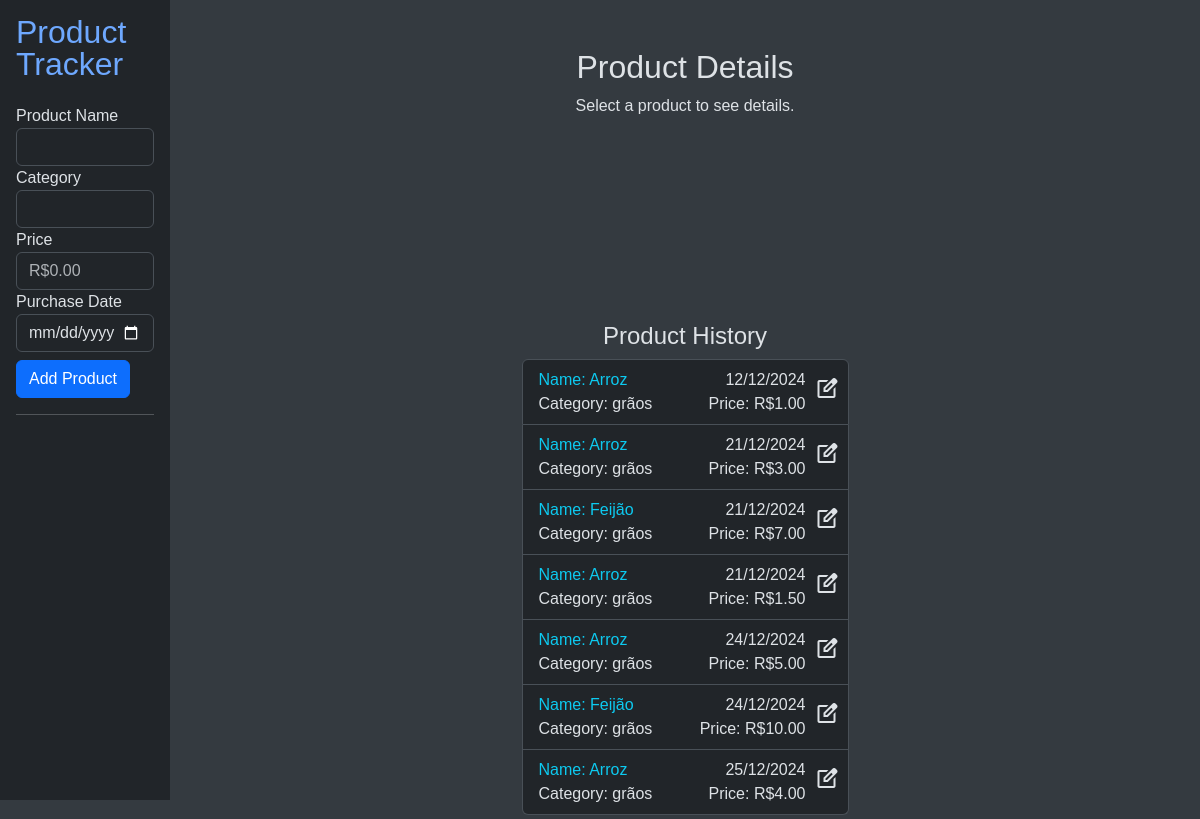
Before: / with the older database file.
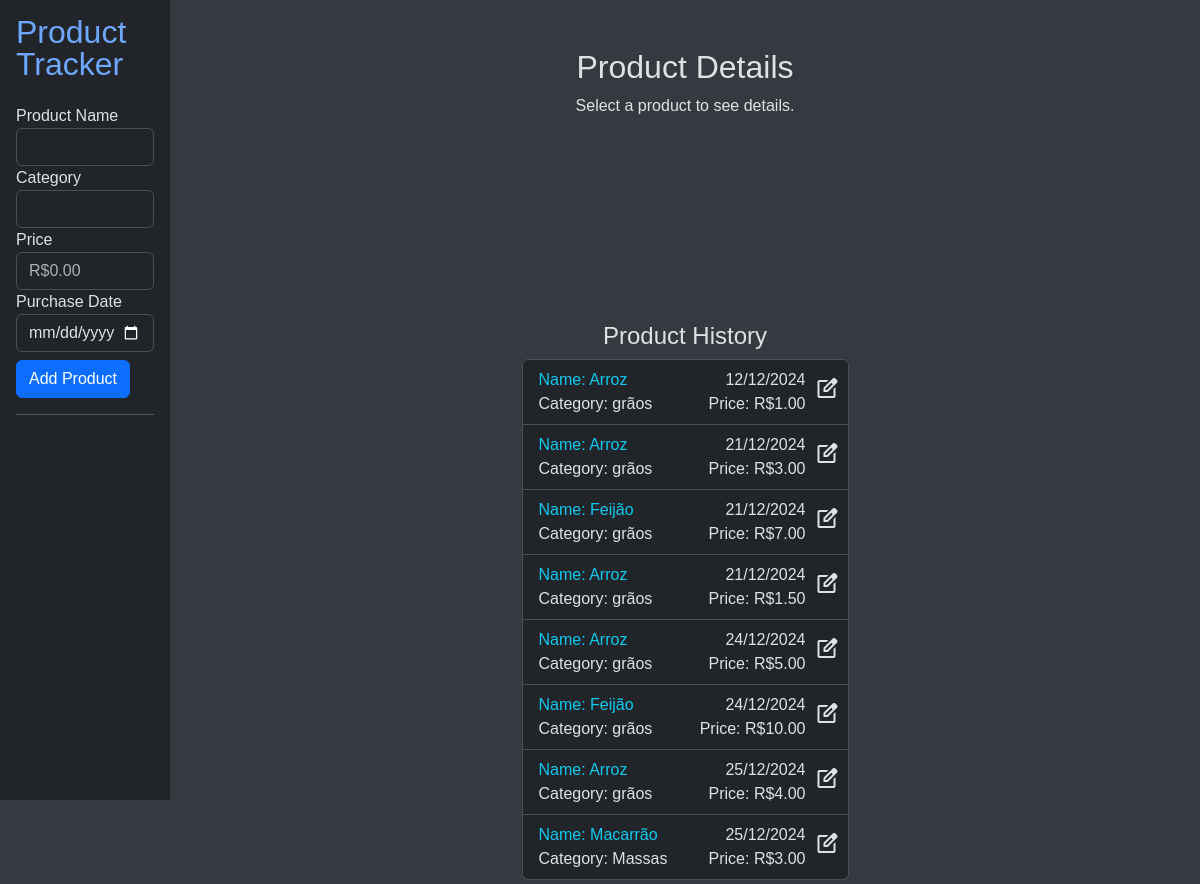
After: the same page with the newer database file.
### tables this page shows
CREATE TABLE history (
id         INTEGER NOT NULL PRIMARY KEY AUTOINCREMENT,
user_id    INTEGER NOT NULL,
item_id    INTEGER NOT NULL,
t_date INTEGER NOT NULL DEFAULT CURRENT_TIMESTAMP,
price      NUMERIC NOT NULL,
    FOREIGN KEY (user_id) REFERENCES users(id),
    FOREIGN KEY (item_id) REFERENCES items(id)
    ON UPDATE CASCADE
    ON DELETE CASCADE
);

CREATE TABLE items (
id        INTEGER NOT NULL PRIMARY KEY AUTOINCREMENT,
item_name TEXT NOT NULL UNIQUE,
cat_id    INTEGER NOT NULL,
    FOREIGN KEY (cat_id) REFERENCES categories(id)
    ON UPDATE CASCADE
    ON DELETE CASCADE
);

CREATE TABLE categories (
id       INTEGER NOT NULL PRIMARY KEY AUTOINCREMENT,
cat_name TEXT NOT NULL UNIQUE
);

### app.py (the view)
@app.route("/", methods=["GET"])
def index():
    categories = db.execute(text(
        "SELECT id, cat_name AS name FROM categories"
    )).fetchall()
    products = db.execute(text(
        """SELECT history.id AS hist_id, items.id, item_name AS name, cat_name AS category, price, t_date FROM history
            JOIN users ON user_id = users.id
            JOIN items ON item_id = items.id
            JOIN categories ON items.cat_id = categories.id
            WHERE user_id = :user"""
    ), {"user": 1}).fetchall()
    return render_template("index.html", products=products, categories=categories)

### app.py (called while the page is built)
def brl(value):
    return f"R${value:,.2f}"

def date_format(value):
    return time.strftime("%d/%m/%Y", time.localtime(value))

### templates/index.html (shortened to what this page needs)
<!DOCTYPE html>
<html lang="en">
<head>
    <link href="https://cdn.jsdelivr.net/npm/bootstrap@5.3.3/dist/css/bootstrap.min.css" rel="stylesheet">
</head>
<body data-bs-theme="dark">
    <div class="d-flex">
		<nav class="offcanvas-sm offcanvas-start bg-body p-3" style="width: 170px; height: 100vh;" tabindex="-1" id="offcanvasResponsive" aria-labelledby="offcanvasResponsiveLabel">
            <div class="offcanvas-body-sm">
				<h2 class="offcanvas-title mb-4 lh-1"><a href="/">Product Tracker</a></h2>
				<form method="POST" action="{{ url_for('add_product')}}">
					<div class="form-group">
						<label for="name">Product Name</label>
						<input type="text" class="form-control" id="name" name="name" required autocomplete="name">
					</div>
					<div class="form-group">
						<label for="category">Category</label>
						<input name="category" class="form-control" list="datalistOptions" id="category" required>
					</div>
					<div class="form-group">
						<label for="price">Price</label>
						<input type="number" class="form-control" id="price" name="price" required step="0.01" min="0" placeholder="R$0.00">
					</div>
					<div class="form-group">
						<label for="date">Purchase Date</label>
						<input type="date" class="form-control" id="date" name="date" required>
					</div>
					<div class="form-group mt-2">
						<button type="submit" class="btn btn-primary">Add Product</button>
					</div>
				</form>
			</div>
            <hr>
		</nav>
		<div class="text-center mx-auto p-1 pt-5" style="width: 335px;">
			<div class="container-sm text-start pb-4" style="height: 250px;">
				{% if selected_product %}
					<h2 class="pb-4 text-center">Product Details</h2>
					<h4>{{ selected_product.name.capitalize() }}</h3>
					<p>Category: {{ selected_product.category }}</p>
					<p>Price: {{ brl(selected_product.price) }}</p>
					<p>Average Days Between Purchases: {{ avg_days }} days</p>
				{% else %}
					<div class="text-center">
						<h2>Product Details</h2>
						<p>Select a product to see details.</p>
					</div>
				{% endif %}
			</div>
			<div class="mt-4">
				<h4>Product History</h4>
				<ul id="product-list" class="list-group">
					{% if products %}
						{% for product in products %}
							<li class="d-flex list-group-item pb-2 pe-0">
								<div class="w-100 text-start">
									<a href="{{ url_for('product', id=product.hist_id) }}" class="text-body">
										<div class="row">
											<div class="col w-100 text-info">Name: {{ product.name.capitalize() }}</div>
											<div class="col text-end">{{ date_format(product.t_date) }}</div>
										</div>
										<div class="row">
											<div class="col-auto">Category: {{ product.category }}</div>
											<div class="col text-end">Price: {{ brl(product.price) }}</div>
										</div>
									</a>
								</div>
								<div>
									<button name="edit" value="{{ product.hist_id }}" class="btn p-2 pb-0 pt-2" data-bs-toggle="modal" data-bs-target="#exampleModal" data-bs-whatever="{{ product }}">
										<span class="material-symbols-outlined">edit_square</span>
									</button>
								</div>
							</li>
						{% endfor %}
					{% else %}
							<li>No Products</li>
					{% endif %}
				</ul>
			</div>
		</div>
    </div>
</body>
</html>

### templates/index.html (style rules this page uses)
body { background-color: #343a40; font-family: 'montserrat', sans-serif; }
a { text-decoration: none; }

Changed rows visible on the page:
added history: name "Macarrão", t_date "25/12/2024", category "Massas", price "R$3.00", {{ product.hist_id }} 9 (drawn)
